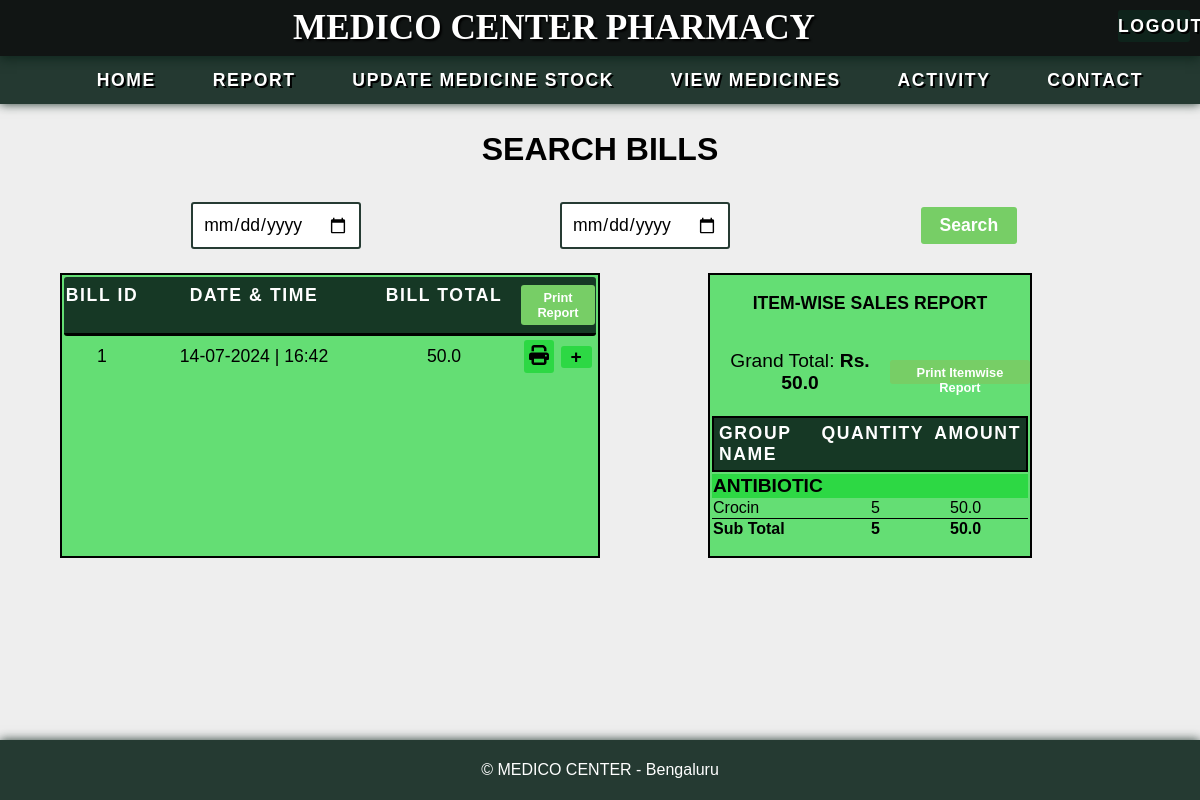
Screenshot of /report with the database file from the repository.
### app/models.py (models this page shows)
class Bill(db.Model):
    id = db.Column(db.Integer, primary_key=True)
    user_id = db.Column(db.Integer, db.ForeignKey('user.id'), nullable=False)
    bill_date_time = db.Column(
        db.DateTime, default=lambda: datetime.now(timezone("Asia/Kolkata")))
    total = db.Column(db.Float, nullable=False)
    items = db.relationship('BillItem', backref='bill',
                            lazy=True, cascade='all, delete-orphan')

class Item(db.Model):
    id = db.Column(db.Integer, primary_key=True)
    name = db.Column(db.String(100), nullable=False)
    group = db.Column(db.String(100), nullable=False)
    quantity = db.Column(db.Integer, nullable=False)
    price = db.Column(db.Float, nullable=False)
    code = db.Column(db.String(100), unique=True, nullable=False)
    user_id = db.Column(db.Integer, db.ForeignKey('user.id'), nullable=False)
    items = db.relationship('BillItem', backref='item',
                            lazy=True, cascade='all, delete-orphan')

class BillItem(db.Model):
    id = db.Column(db.Integer, primary_key=True)
    bill_id = db.Column(db.Integer, db.ForeignKey(
        'bill.id', ondelete='CASCADE'), nullable=False)
    item_id = db.Column(db.Integer, db.ForeignKey(
        'item.id', ondelete='CASCADE'), nullable=False)
    item_name = db.Column(db.String(100), nullable=False)
    quantity = db.Column(db.Integer, nullable=False)
    price = db.Column(db.Float, nullable=False)

### app/views.py (the view)
@app.route('/report')
def show_reports():
    bill = Bill.query.all()[::-1]
    grouped_items = db.session.query(
        Item.group,
        BillItem.item_name,
        func.sum(BillItem.quantity).label('total_quantity'),
        func.sum(BillItem.price).label('total_price'),
    ).join(Item, Item.id == BillItem.item_id).group_by(Item.group, BillItem.item_name).all()
    grouped_items_dict = get_grouped_dict(grouped_items=grouped_items)
    grand_total = sum(group['total_price']
                      for group in grouped_items_dict.values())
    return render_template('report.html',
                           bills=bill,
                           grouped_items=grouped_items_dict,
                           grand_total=grand_total)

### app/views.py (called while the page is built)
def get_grouped_dict(grouped_items):
    grouped_items_dict = {}
    for group, item_name, total_quantity, total_price in grouped_items:
        if group not in grouped_items_dict:
            grouped_items_dict[group] = {
                'total_quantity': 0, 'total_price': 0, 'items': {}}
        grouped_items_dict[group]['total_quantity'] += total_quantity
        grouped_items_dict[group]['total_price'] += total_price
        if item_name not in grouped_items_dict[group]['items']:
            grouped_items_dict[group]['items'][item_name] = {
                'quantity': total_quantity, 'price': total_price}
        else:
            grouped_items_dict[group]['items'][item_name]['quantity'] += total_quantity
            grouped_items_dict[group]['items'][item_name]['price'] += total_price
    return grouped_items_dict

### app/templates/report.html (shortened to what this page needs)
{% extends 'layout.html' %} {% block title %}Bills{% endblock %} {% block
content %}
<section class="bill-report">
  <h2>SEARCH BILLS</h2>
  <form action="{{ url_for('filter_bills') }}" method="post">
    <input
      placeholder="From date"
      type="date"
      id="from_date"
      name="from_date"
    />
    <input placeholder="To date" type="date" id="to_date" name="to_date" />
    <button type="submit" class="btn-submit">Search</button>
  </form>
  <div class="report-container">
    <div class="bills">
      <table class="bills-item-table">
        <thead>
          <tr>
            <th>Bill ID</th>
            <th>Date & Time</th>
            <th>Bill Total</th>
            <th>
              <button class="btn-submit btn-print" onclick="print_reports()">
                Print Report
              </button>
            </th>
          </tr>
        </thead>
        <tbody>
          {% for bill in bills %}
          <tr class="bill-row" data-item-id="{{ bill.id }}">
            <td>{{ bill.id }}</td>
            <td>{{ bill.bill_date_time.strftime('%d-%m-%Y | %H:%M ') }}</td>
            <td>{{ bill.total }}</td>
            <td class="actions">
              <button class="btn-print" onclick="sendToPrint('{{ bill.id }}')">
                <img
                  class="icon print-icon"
                  src="../static/svg/print-solid.svg"
                />
              </button>
              <button class="expand-bill">+</button>
            </td>
          </tr>
          {% endfor %}
        </tbody>
      </table>
    </div>
    <div class="item-wise-bills">
      <h3>Item-wise Sales Report</h3>
      <div class="item-wise-header">
        <p class="grand-total">
          Grand Total: <strong>Rs. {{ grand_total }}</strong>
        </p>
        <button onclick="print_item_reports()" class="btn-submit btn-print">
          Print Itemwise Report
        </button>
      </div>
      <table class="item-wise-bills-table">
        <thead>
          <tr>
            <th>Group Name</th>
            <th>Quantity</th>
            <th>Amount</th>
          </tr>
        </thead>
        <tbody>
          {% for group, group_info in grouped_items.items() %}
          <tr class="group-title">
            <td>{{ group }}</td>
          </tr>
          {% for item, item_info in group_info['items'].items() %}
          <tr class="group-details">
            <td>{{ item|capitalize }}</td>
            <td>{{ item_info['quantity'] }}</td>
            <td>{{ item_info['price'] }}</td>
          </tr>
          {% endfor %}
          <tr class="subtotal-row" style="border-top: 1px solid black">
            <td>Sub Total</td>
            <td>{{ group_info['total_quantity'] }}</td>
            <td>{{ group_info['total_price'] }}</td>
          </tr>
          {% endfor %}
        </tbody>
      </table>
    </div>
  </div>
</section>
{% endblock %}

### app/templates/layout.html (shortened to what this page needs)
<!DOCTYPE html>
<html lang="en">
  <head>
    <link
      rel="stylesheet"
      href="{{ url_for('static', filename='css/style.css') }}"
    />
  </head>
  <body>
    <header>
      <div class="heading">
        <div id="brand">MEDICO CENTER PHARMACY</div>
        <button onclick="logout()" class="btn-logout">Logout</button>
      </div>
      <nav>
        <ul>
          <li><a href="/">Home</a></li>
          <li><a href="/report">Report</a></li>
          <li><a href="/update-stock">Update MEDICINE Stock</a></li>
          <li><a href="/items">View MEDICINES</a></li>
          <li><a href="/user-activity">Activity</a></li>
          <li><a href="/contact">Contact</a></li>
        </ul>
      </nav>
    </header>
    <main>{% block content %}{% endblock %}</main>
    <footer>
      <p>
        &copy; MEDICO CENTER - Bengaluru
      </p>
    </footer>
  </body>
</html>

### rows the page displays
Bill: id "1", bill_date_time "14-07-2024 | 16:42", total "50.0"
Item: group "ANTIBIOTIC", total_quantity "5", total_price "50.0"
BillItem: item_name "Crocin", quantity "5", price "50.0"

### other values shown
{{ grand_total }} "50.0"
